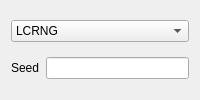
     <widget class="QWidget" name="tab32Bit">
      <attribute name="title">
       <string>32Bit</string>
      </attribute>
      <layout class="QGridLayout" name="gridLayout">
       <item row="1" column="0">
        <widget class="QLabel" name="label32BitSeed">
         <property name="text">
          <string>Seed</string>
         </property>
        </widget>
       </item>
       <item row="0" column="0" colspan="2">
        <widget class="QComboBox" name="comboBoxRNG32Bit">
         <item>
          <property name="text">
           <string>LCRNG</string>
          </property>
         </item>
         <item>
          <property name="text">
           <string>LCRNG[R]</string>
          </property>
         </item>
         <item>
          <property name="text">
           <string>XDRNG</string>
          </property>
         </item>
         <item>
          <property name="text">
           <string>XDRNG[R]</string>
          </property>
         </item>
         <item>
          <property name="text">
           <string>ARNG</string>
          </property>
         </item>
         <item>
          <property name="text">
           <string>ARNG[R]</string>
          </property>
         </item>
         <item>
          <property name="text">
           <string>Mersenne Twister</string>
          </property>
         </item>
        </widget>
       </item>
       <item row="1" column="1">
        <widget class="TextBox" name="textBox32BitSeed"/>
       </item>
      </layout>
     </widget>
